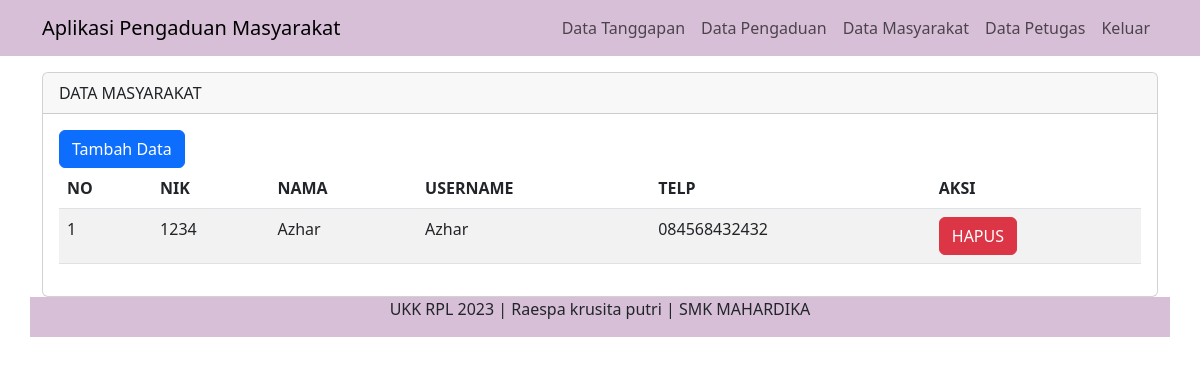
The app's page /admin/index.php?page=masyarakat (signed in) with its own data.
### tables this page shows
CREATE TABLE `masyarakat` (
  `nik` char(16) NOT NULL,
  `nama` varchar(35) NOT NULL,
  `username` varchar(25) NOT NULL,
  `password` varchar(32) NOT NULL,
  `telp` varchar(13) NOT NULL,
  `level` varchar(10) NOT NULL
);

### admin/data_masyarakat.php (the view, shortened to what this page needs)
<div class="container">
<div class="row">
      <div class="col-md-12 mt-3">
      <div class= "card">
    <div class="card-header">
        DATA MASYARAKAT
    </div>
    <div class="card-body">
    <a href="" class="btn btn-primary" data-bs-toggle="modal" data-bs-target="#tambahData">Tambah Data</a>
      <table class="table table-striped">
        <thead>
          <tr>
            <th>NO</th>
            <th>NIK</th>
            <th>NAMA</th>
            <th>USERNAME</th>
            <th>TELP</th>
            <th>AKSI</th>
          </tr>
        </thead>
        <tbody>
        <tbody>
          <?php
          include '../config/koneksi.php';
          $no = 1;
          $query = mysqli_query($koneksi, "SELECT * FROM masyarakat");
          while ($data = mysqli_fetch_array($query)) { ?>
          <tr>
            <td><?php echo $no++ ?></td>
            <td><?php echo $data['nik'] ?></td>
            <td><?php echo $data['nama'] ?></td>
            <td><?php echo $data['username'] ?></td>
            <td><?php echo $data['telp'] ?></td>
          <td>
          <a href="" class="btn btn-danger" data-bs-toggle="modal" data-bs-target="#hapus<?php echo $data['nik'] ?>">HAPUS</a>
          </td>
          </tr>
          <?php } ?>
        </tbody>
      </table>
</div>
</div>
      </div>

### records on screen
masyarakat: nik "1234", nama "Azhar", username "Azhar", telp "084568432432"
